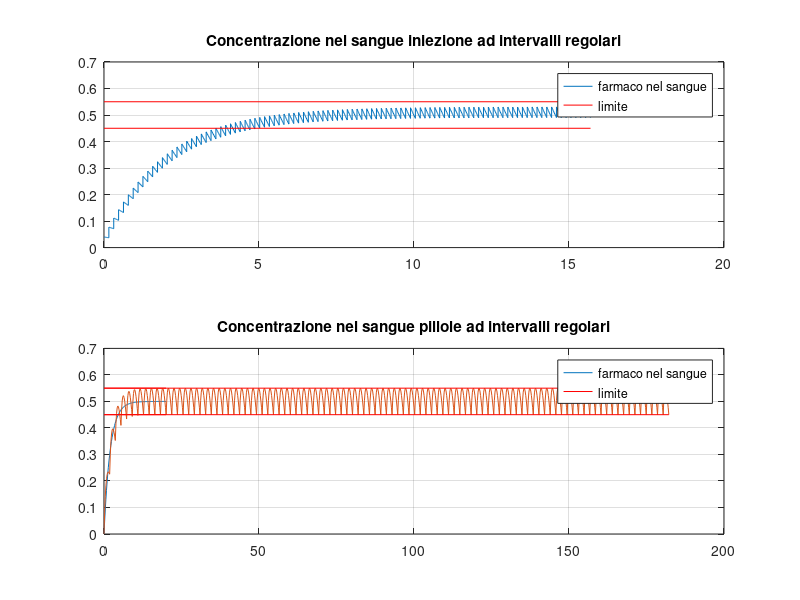

Reproduce this figure in MATLAB.
clear
clc
close all
%% 1.0-Inizializzazione
k1=1;
k2=0.5;
b1=0.5;
b2=1;

A=[-k1 0;k1 -k2];
B=[0 b2]';
C=[0 1];
D=0;

sys=ss(A,B,C,D);

%% 1.1-Raggiungibilità con solo con inezione in vena

% ctrb(sys)
rank(ctrb(sys))
%Rank(marice di raggiungibilita')<2 --> sistema non completamente
%raggiungibile, solo la x2 punto lo è
%% 1.2 solo in vene 
%% 1.2.1 continuo
uc=(0.5*k2/b2);
[YC,TC,XC]=step(sys*uc);

%% 1.2.2-Iniezioni ad intervalli regolari
%tra 0.45-0.55
% deltaImpulsi=(log((0.55/0.45))/(k2));
% ampiezzaImpulsi=(exp(k2*deltaImpulsi)*0.45/(5.5*b2));

%tra 0.49-0.53
deltaImpulsi=-(log((0.49/0.53))/(k2));
ampiezzaImpulsi=(exp(k2*deltaImpulsi)/(27*b2));
numeroImpulsi=100;

t = linspace(0,deltaImpulsi,10);

x = [0 0];
Y = [];
X = [];
T = [];
for i = 1:numeroImpulsi
    [yl,tl,xl] = initial(sys,x,t);
    [yf,tf,xf] = impulse(sys*ampiezzaImpulsi,t);
    Y = [Y; yl+yf];
    X = [X; xl+xf];
    T = [T t+deltaImpulsi*(i-1)];
    x = xf(end,:) + xl(end,:);
end

%% 1.2.3-Grafici e vincoli
figure(1)
subplot(2,1,1)
plot(T,Y)
hold on 
plot([0 T(length(T))],[0.55 0.55],'r')
hold on 
plot([0 T(length(T))],[0.45 0.45],'r')
grid on
title('Concentrazione nel sangue iniezione ad intervalli regolari')
legend('farmaco nel sangue','limite')

subplot(2,1,2)
plot(TC,YC)
hold on 
plot([0 TC(length(TC))],[0.55 0.55],'r')
hold on 
plot([0 TC(length(TC))],[0.45 0.45],'r')
grid on
title('Concentrazione nel sangue iniezione continua')
legend('farmaco nel sangue','limite')

%% pulisco
clear
clc
close all

%% 2.0-Inizializazzione
clc
k1=1;
k2=0.5;
b1=0.5;
b2=1;

A=[-k1 0;k1 -k2];
B=[b1 0]';
C=[0 1];
D=0;

sys=ss(A,B,C,D);
%% 2.1-raggiungibilità ingestione

% ctrb(sys)
rank(ctrb(sys))
%Rank(marice di raggiungibilita')=2 --> sistema  completamente
%raggiungibile
%% 2.2-determinazione sperimentale
deltaImpulsi=1.8220;
ampiezzaImpulsi=0.9381;
numeroImpulsi=100;

t = linspace(0,deltaImpulsi,10);

x = [0 0];
Y = [];
X = [];
T = [];
for i = 1:numeroImpulsi
    [yl,tl,xl] = initial(sys,x,t);
    [yf,tf,xf] = impulse(sys*ampiezzaImpulsi,t);
    Y = [Y; yl+yf];
    X = [X; xl+xf];
    T = [T t+deltaImpulsi*(i-1)];
    x = xf(end,:) + xl(end,:);
end

%% 2.3-Grafici e vincoli
figure(1)
plot(T,Y)
hold on 
plot([0 T(length(T))],[0.55 0.55],'r')
hold on 
plot([0 T(length(T))],[0.45 0.45],'r')
grid on
title('Concentrazione nel sangue pillole ad intervalli regolari')
legend('farmaco nel sangue','limite')

%% 2.4-Osservabilità del sistema
rank(obsv(sys))
%rango matrice osservabilità =2 ==> sistema completamente osservabile 
%% 2.5-osservabilità se cambia la trasformazione d'uscita 
%posso concludere che lo stato x1 diventerebbe osservabite mentre lo stato
%x2 non lo diventerebbe per il raggionamento iniziale che ha fatto il prof
%ragionamento (prima delle def di oss.tà):
%   ________________             ___________________ 
%  |     x1(dot)    |---x1----> |      x2(dot)      |
%   ‾‾‾‾‾‾‾‾‾‾‾‾‾‾‾‾    |        ‾‾‾‾‾‾‾‾‾‾‾‾‾‾‾‾‾‾‾
%                       #--->y
%ragionamento senza fare calcoli. facendo quindi i calcoli dovremmo
%ottenere che il rango della matrice osservabilità deve fare 1 e non piu 2:
C=[1 0];
sys=ss(A,B,C,D);
rank(obsv(sys))
%% non ho capito cosa si intente per cosa si puo dedurre!
